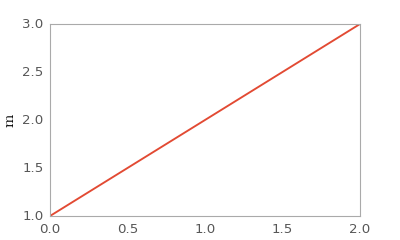

This chart was generated by the following Python code:
from astropy import units as u
from astropy.visualization import quantity_support
quantity_support()
from matplotlib import pyplot as plt
plt.figure(figsize=(5,3))
plt.plot([1, 2, 3] * u.m)
